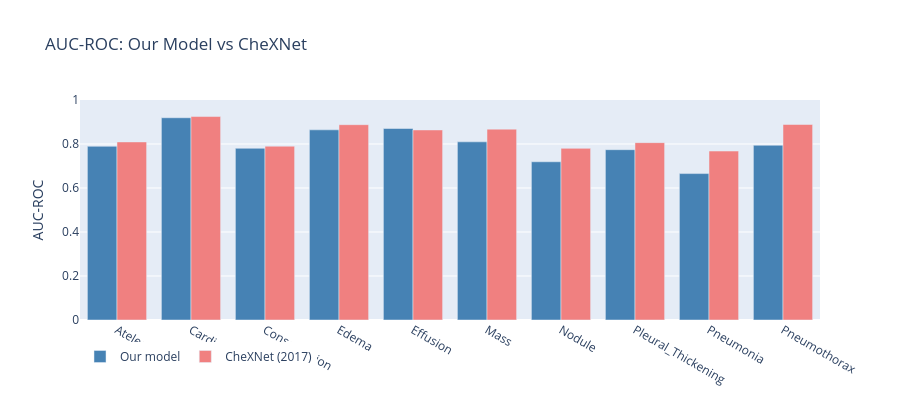

The cell this chart's notebook holds for it:
### Markdown cell above
## 3. Per-class AUC-ROC vs CheXNet Benchmark

### Code cell
# Published CheXNet AUC scores for comparison
cheXnet_auc = {
    'Atelectasis': 0.8094, 'Cardiomegaly': 0.9248,
    'Consolidation': 0.7901, 'Edema': 0.8878,
    'Effusion': 0.8638, 'Mass': 0.8676,
    'Nodule': 0.7802, 'Pleural_Thickening': 0.8062,
    'Pneumonia': 0.7680, 'Pneumothorax': 0.8887,
}

fig = go.Figure()
fig.add_trace(go.Bar(
    name='Our model', x=PATHOLOGY_CLASSES,
    y=[metrics.auc_per_class.get(c, 0) for c in PATHOLOGY_CLASSES],
    marker_color='steelblue'
))
fig.add_trace(go.Bar(
    name='CheXNet (2017)', x=PATHOLOGY_CLASSES,
    y=[cheXnet_auc.get(c, 0) for c in PATHOLOGY_CLASSES],
    marker_color='lightcoral'
))
fig.update_layout(
    barmode='group', title='AUC-ROC: Our Model vs CheXNet',
    yaxis=dict(range=[0, 1], title='AUC-ROC'),
    height=400, legend=dict(orientation='h')
)
fig.show()

### Figure 1 — Plotly figure (JSON) as saved in the notebook; plotly's stock layout.template omitted (floating-point values rounded to 4 significant figures)
{"data": [{"marker": {"color": "steelblue"}, "name": "Our model", "type": "bar", "x": ["Atelectasis", "Cardiomegaly", "Consolidation", "Edema", "Effusion", "Mass", "Nodule", "Pleural_Thickening", "Pneumonia", "Pneumothorax"], "y": [0.7895, 0.9193, 0.7804, 0.8644, 0.8704, 0.8099, 0.7192, 0.7741, 0.6655, 0.7942]}, {"marker": {"color": "lightcoral"}, "name": "CheXNet (2017)", "type": "bar", "x": ["Atelectasis", "Cardiomegaly", "Consolidation", "Edema", "Effusion", "Mass", "Nodule", "Pleural_Thickening", "Pneumonia", "Pneumothorax"], "y": [0.8094, 0.9248, 0.7901, 0.8878, 0.8638, 0.8676, 0.7802, 0.8062, 0.768, 0.8887]}], "layout": {"barmode": "group", "height": 400, "legend": {"orientation": "h"}, "title": {"text": "AUC-ROC: Our Model vs CheXNet"}, "yaxis": {"range": [0, 1], "title": {"text": "AUC-ROC"}}}}
